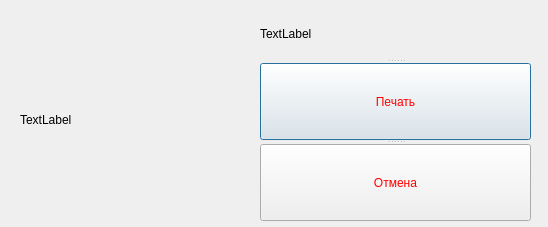
<?xml version="1.0" encoding="UTF-8"?>
<ui version="4.0">
 <class>CardDialog</class>
 <widget class="QDialog" name="CardDialog">
  <property name="geometry">
   <rect>
    <x>0</x>
    <y>0</y>
    <width>548</width>
    <height>227</height>
   </rect>
  </property>
  <property name="windowTitle">
   <string>Dialog</string>
  </property>
  <widget class="QLabel" name="imageLabel">
   <property name="geometry">
    <rect>
     <x>20</x>
     <y>20</y>
     <width>200</width>
     <height>200</height>
    </rect>
   </property>
   <property name="minimumSize">
    <size>
     <width>200</width>
     <height>200</height>
    </size>
   </property>
   <property name="maximumSize">
    <size>
     <width>200</width>
     <height>200</height>
    </size>
   </property>
   <property name="text">
    <string>TextLabel</string>
   </property>
   <property name="scaledContents">
    <bool>true</bool>
   </property>
  </widget>
  <widget class="QSplitter" name="splitter">
   <property name="geometry">
    <rect>
     <x>260</x>
     <y>10</y>
     <width>271</width>
     <height>211</height>
    </rect>
   </property>
   <property name="orientation">
    <enum>Qt::Orientation::Vertical</enum>
   </property>
   <widget class="QLabel" name="infoLabel">
    <property name="text">
     <string>TextLabel</string>
    </property>
    <property name="textFormat">
     <enum>Qt::TextFormat::RichText</enum>
    </property>
    <property name="wordWrap">
     <bool>true</bool>
    </property>
   </widget>
   <widget class="QPushButton" name="printButton">
    <property name="styleSheet">
     <string notr="true">color: qconicalgradient(cx:0.5, cy:0.5, angle:0, stop:0 rgba(255, 255, 255, 255), stop:0.373979 rgba(255, 255, 255, 255), stop:0.373991 rgba(33, 30, 255, 255), stop:0.624018 rgba(33, 30, 255, 255), stop:0.624043 rgba(255, 0, 0, 255), stop:1 rgba(255, 0, 0, 255));</string>
    </property>
    <property name="text">
     <string>Печать</string>
    </property>
   </widget>
   <widget class="QPushButton" name="cancelButton">
    <property name="styleSheet">
     <string notr="true">color: qconicalgradient(cx:0.5, cy:0.5, angle:0, stop:0 rgba(255, 255, 255, 255), stop:0.373979 rgba(255, 255, 255, 255), stop:0.373991 rgba(33, 30, 255, 255), stop:0.624018 rgba(33, 30, 255, 255), stop:0.624043 rgba(255, 0, 0, 255), stop:1 rgba(255, 0, 0, 255));</string>
    </property>
    <property name="text">
     <string>Отмена</string>
    </property>
   </widget>
  </widget>
 </widget>
 <resources/>
 <connections/>
</ui>
